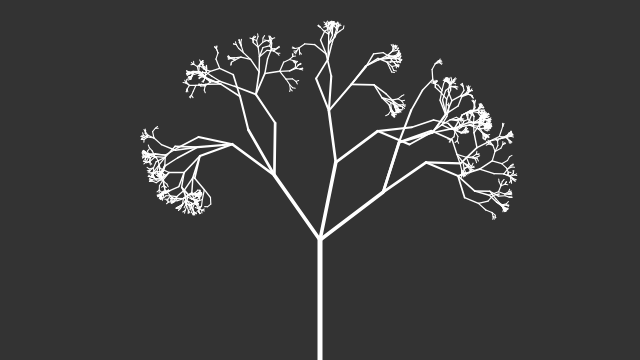
Frame 1 (no input)
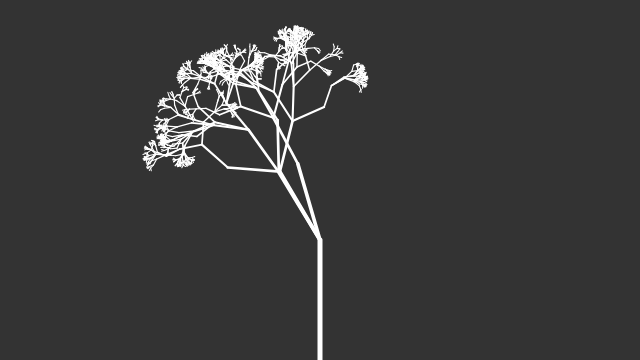
Frame 2 (the mouse pressed at the canvas centre, redrawn once)

The p5.js sketch that drew these frames (run headless with seeded random() and noise() and a simulated clock; the mouse was pressed at the canvas centre and the sketch redrawn once):

// p5.js sketch
// ── sketch.js
// The Nature of Code
// Daniel Shiffman
// http://natureofcode.com

// Stochastic Tree
// Renders a simple tree-like structure via recursion
// Angles and number of branches are random

function setup()
{
    var test = createP('Click mouse to generate a new tree');
    test.position(10, 372);

    createCanvas(640, 360);
    newTree();
}

function draw()
{
    noLoop();
}

function mousePressed()
{
    newTree();
    //redraw();
}

function newTree()
{
    background(51);

    stroke(255);
    push();
    // Start the tree from the bottom of the screen
    translate(width / 2, height);
    // Start the recursive branching!
    branch(120);
    pop();
}

function branch(h)
{
    // thickness of the branch is mapped to its length
    var sw = map(h, 2, 120, 1, 5);
    strokeWeight(sw);
    // Draw the actual branch
    line(0, 0, 0, -h);
    // Move along to end
    translate(0, -h);

    // Each branch will be 2/3rds the size of the previous one
    h *= 0.66;

    // All recursive functions must have an exit condition!!!!
    // Here, ours is when the length of the branch is 2 pixels or less
    if (h > 2)
    {
        // A random number of branches
        var n = Math.floor(random(1, 4));
        for (var i = 0; i < n; i++)
        {
            // Picking a random angle
            var theta = random(-PI / 3, PI / 3);
            push();      // Save the current state of transformation (i.e. where are we now)
            rotate(theta);     // Rotate by theta
            branch(h);         // Ok, now call myself to branch again
            pop();       // Whenever we get back here, we "pop" in order to restore the previous matrix state
        }
    }
}
